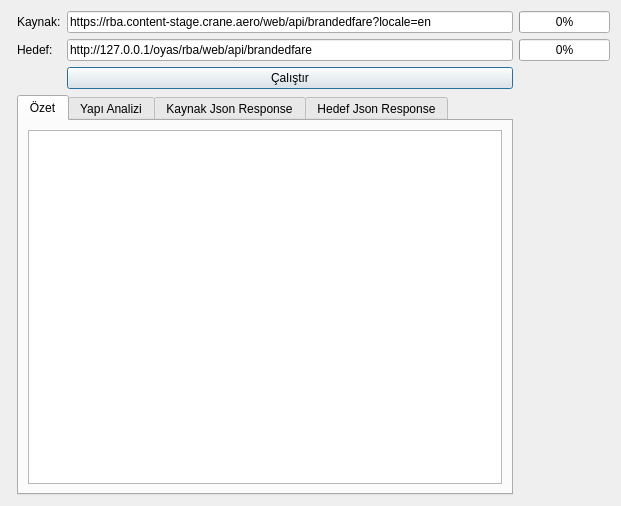
<?xml version="1.0" encoding="UTF-8"?>
<ui version="4.0">
 <class>APIComparison</class>
 <widget class="QDialog" name="APIComparison">
  <property name="geometry">
   <rect>
    <x>0</x>
    <y>0</y>
    <width>522</width>
    <height>506</height>
   </rect>
  </property>
  <property name="windowTitle">
   <string>Dialog</string>
  </property>
  <layout class="QVBoxLayout" name="verticalLayout">
   <item>
    <layout class="QFormLayout" name="formLayout">
     <item row="0" column="1">
      <layout class="QGridLayout" name="gridLayout">
       <item row="1" column="1">
        <widget class="QLineEdit" name="lineEdit_2">
         <property name="sizePolicy">
          <sizepolicy hsizetype="Expanding" vsizetype="Fixed">
           <horstretch>0</horstretch>
           <verstretch>0</verstretch>
          </sizepolicy>
         </property>
         <property name="text">
          <string>http://127.0.0.1/oyas/rba/web/api/brandedfare</string>
         </property>
        </widget>
       </item>
       <item row="3" column="1">
        <widget class="QPushButton" name="compareEndpoints">
         <property name="cursor">
          <cursorShape>PointingHandCursor</cursorShape>
         </property>
         <property name="text">
          <string>Çalıştır</string>
         </property>
         <property name="icon">
          <iconset resource="cms.qrc">
           <normaloff>:/images/run.png</normaloff>:/images/run.png</iconset>
         </property>
        </widget>
       </item>
       <item row="0" column="0">
        <widget class="QLabel" name="label">
         <property name="text">
          <string>Kaynak:</string>
         </property>
        </widget>
       </item>
       <item row="4" column="0" colspan="2">
        <widget class="QTabWidget" name="tabWidget">
         <property name="minimumSize">
          <size>
           <width>496</width>
           <height>0</height>
          </size>
         </property>
         <property name="cursor">
          <cursorShape>PointingHandCursor</cursorShape>
         </property>
         <property name="tabPosition">
          <enum>QTabWidget::North</enum>
         </property>
         <property name="tabShape">
          <enum>QTabWidget::Rounded</enum>
         </property>
         <property name="currentIndex">
          <number>0</number>
         </property>
         <property name="elideMode">
          <enum>Qt::ElideNone</enum>
         </property>
         <widget class="QWidget" name="tab">
          <property name="enabled">
           <bool>true</bool>
          </property>
          <property name="mouseTracking">
           <bool>false</bool>
          </property>
          <attribute name="title">
           <string>Özet</string>
          </attribute>
          <layout class="QGridLayout" name="gridLayout_3">
           <item row="0" column="0">
            <widget class="QTextBrowser" name="issuesBrowser"/>
           </item>
          </layout>
         </widget>
         <widget class="QWidget" name="tab_4">
          <attribute name="title">
           <string>Yapı Analizi</string>
          </attribute>
          <layout class="QGridLayout" name="gridLayout_5">
           <item row="0" column="0">
            <widget class="QTextBrowser" name="structureBrowser"/>
           </item>
          </layout>
         </widget>
         <widget class="QWidget" name="tab_2">
          <attribute name="title">
           <string>Kaynak Json Response</string>
          </attribute>
          <layout class="QGridLayout" name="gridLayout_2">
           <item row="0" column="0">
            <widget class="QTextBrowser" name="sourceBrowser"/>
           </item>
          </layout>
         </widget>
         <widget class="QWidget" name="tab_3">
          <attribute name="title">
           <string>Hedef Json Response</string>
          </attribute>
          <layout class="QGridLayout" name="gridLayout_4">
           <item row="0" column="0">
            <widget class="QTextBrowser" name="targetBrowser"/>
           </item>
          </layout>
         </widget>
        </widget>
       </item>
       <item row="1" column="0">
        <widget class="QLabel" name="label_2">
         <property name="text">
          <string>Hedef:</string>
         </property>
        </widget>
       </item>
       <item row="0" column="1">
        <widget class="QLineEdit" name="lineEdit">
         <property name="sizePolicy">
          <sizepolicy hsizetype="Expanding" vsizetype="Fixed">
           <horstretch>0</horstretch>
           <verstretch>0</verstretch>
          </sizepolicy>
         </property>
         <property name="minimumSize">
          <size>
           <width>100</width>
           <height>0</height>
          </size>
         </property>
         <property name="text">
          <string>https://rba.content-stage.crane.aero/web/api/brandedfare?locale=en</string>
         </property>
        </widget>
       </item>
       <item row="1" column="2">
        <widget class="QProgressBar" name="targetProgressBar">
         <property name="sizePolicy">
          <sizepolicy hsizetype="Fixed" vsizetype="Fixed">
           <horstretch>0</horstretch>
           <verstretch>0</verstretch>
          </sizepolicy>
         </property>
         <property name="value">
          <number>0</number>
         </property>
        </widget>
       </item>
       <item row="0" column="2">
        <widget class="QProgressBar" name="sourceProgressBar">
         <property name="sizePolicy">
          <sizepolicy hsizetype="Fixed" vsizetype="Fixed">
           <horstretch>0</horstretch>
           <verstretch>0</verstretch>
          </sizepolicy>
         </property>
         <property name="value">
          <number>0</number>
         </property>
        </widget>
       </item>
      </layout>
     </item>
    </layout>
   </item>
  </layout>
 </widget>
 <resources>
  <include location="cms.qrc"/>
 </resources>
 <connections/>
</ui>
